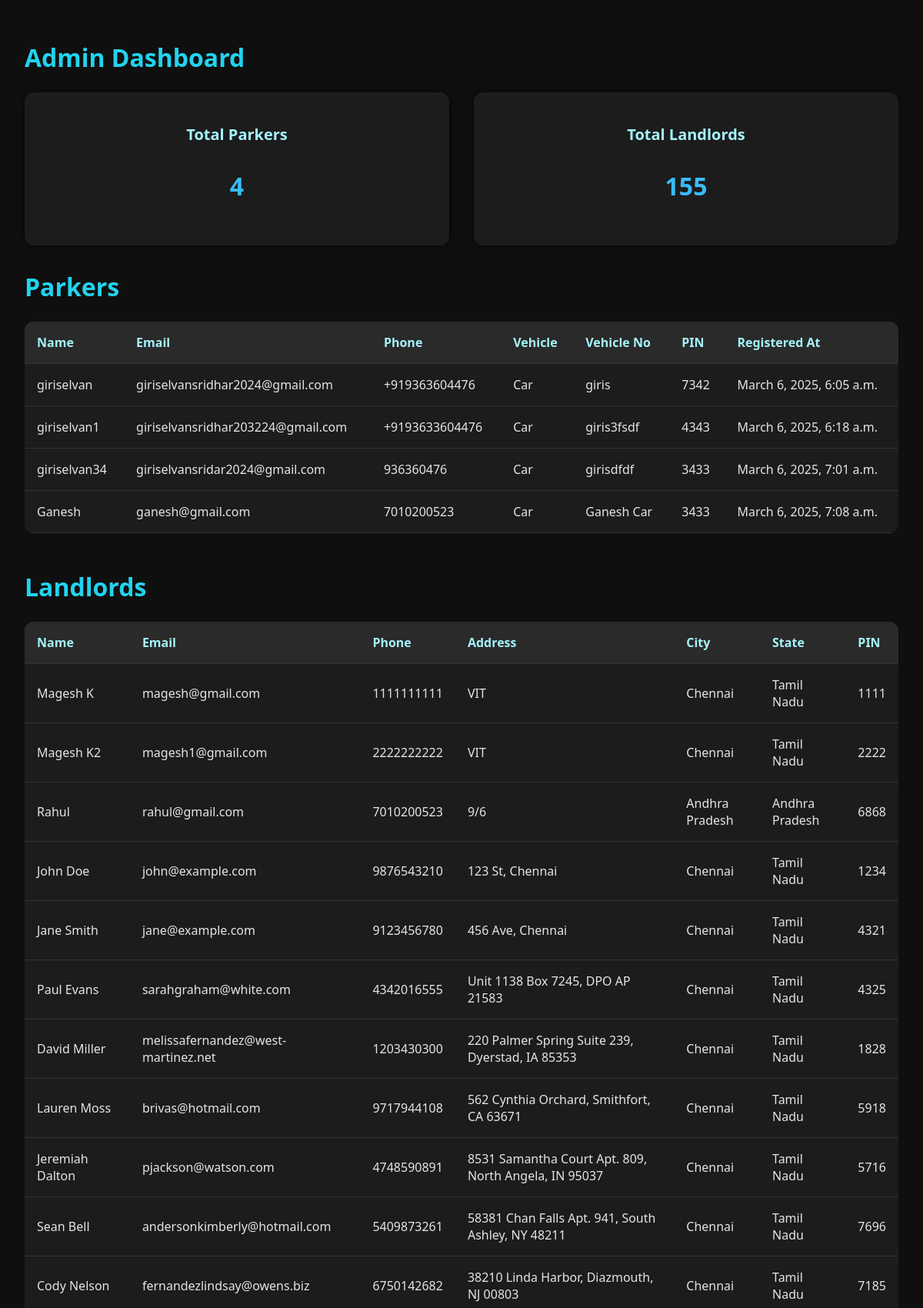
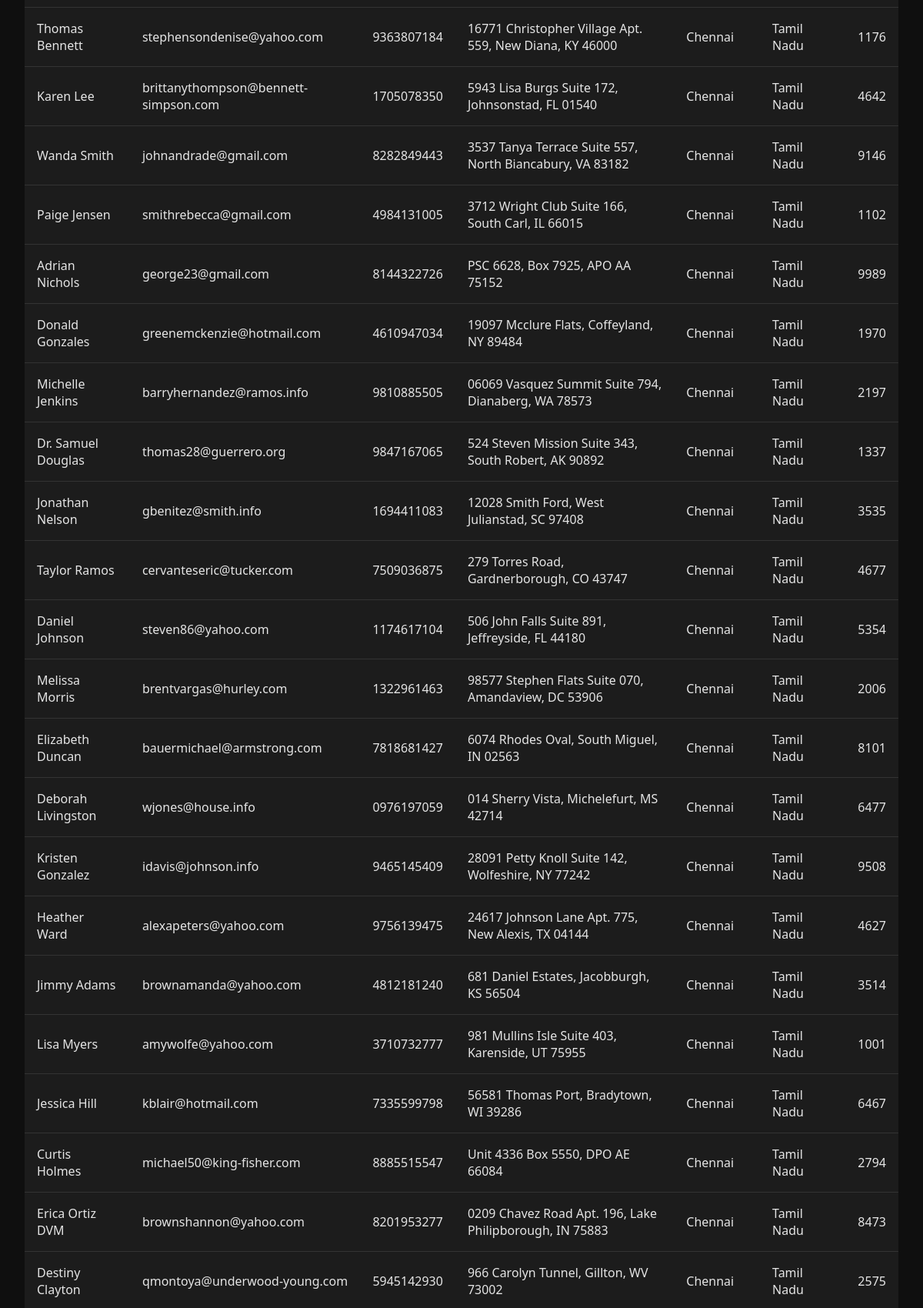
/dashboard/ (upper part), run on the app's committed database (2 pictures, top to bottom).
### Authentication/models.py (models this page shows, shortened)
class Parker(models.Model):
    name = models.CharField(max_length=100)
    email = models.EmailField(unique=True)
    phone = models.CharField(max_length=15, unique=True)
    vehicle_type = models.CharField(max_length=10, choices=[('car', 'Car'), ('bike', 'Bike')], default="car")
    vehicle_number = models.CharField(max_length=20, unique=True)  # Correct field name
    pin = models.CharField(max_length=4)
    registered_at = models.DateTimeField(auto_now_add=True)

class Landlord(models.Model):
    name = models.CharField(max_length=255)
    email = models.EmailField(unique=True)
    phone = models.CharField(max_length=15)
    pincode = models.CharField(max_length=10)
    address = models.TextField()
    area = models.CharField(max_length=255)
    landmark = models.CharField(max_length=255, blank=True, null=True)
    city = models.CharField(max_length=100)
    state = models.CharField(max_length=100)
    country = models.CharField(max_length=100)
    pin = models.CharField(max_length=255)  # Password
    latitude = models.DecimalField(max_digits=12, decimal_places=10, null=True, blank=True)
    longitude = models.DecimalField(max_digits=13, decimal_places=10, null=True, blank=True)
    profile_image = models.ImageField(upload_to='landlord_images/', null=True, blank=True)

### Authentication/views.py (the view)
# urls.py: path('dashboard/', views.dashboard_view, name='dashboard')
def dashboard_view(request):
    return render(request, 'dashboard.html', {
        'parkers': Parker.objects.all(),
        'landlords': Landlord.objects.all(),
    })

### parker_main/templates/dashboard.html (shortened to what this page needs)
{% load static %}
<!DOCTYPE html>
<html lang="en">
<head>
</head>
<body>
  <h1>Admin Dashboard</h1>
  <div class="stats">
    <div class="card">
      <h2>Total Parkers</h2>
      <p>{{ parkers|length }}</p>
    </div>
    <div class="card">
      <h2>Total Landlords</h2>
      <p>{{ landlords|length }}</p>
    </div>
  </div>
  <div class="section">
    <h1>Parkers</h1>
    {% if parkers %}
    <table>
      <thead>
        <tr>
          <th>Name</th>
          <th>Email</th>
          <th>Phone</th>
          <th>Vehicle</th>
          <th>Vehicle No</th>
          <th>PIN</th>
          <th>Registered At</th>
        </tr>
      </thead>
      <tbody>
        {% for p in parkers %}
        <tr>
          <td>{{ p.name }}</td>
          <td>{{ p.email }}</td>
          <td>{{ p.phone }}</td>
          <td>{{ p.vehicle_type|capfirst }}</td>
          <td>{{ p.vehicle_number }}</td>
          <td>{{ p.pin }}</td>
          <td>{{ p.registered_at }}</td>
        </tr>
        {% endfor %}
      </tbody>
    </table>
    {% else %}
      <p class="empty">No parkers found.</p>
    {% endif %}
  </div>
  <div class="section">
    <h1>Landlords</h1>
    {% if landlords %}
    <table>
      <thead>
        <tr>
          <th>Name</th>
          <th>Email</th>
          <th>Phone</th>
          <th>Address</th>
          <th>City</th>
          <th>State</th>
          <th>PIN</th>
        </tr>
      </thead>
      <tbody>
        {% for l in landlords %}
        <tr>
          <td>{{ l.name }}</td>
          <td>{{ l.email }}</td>
          <td>{{ l.phone }}</td>
          <td>{{ l.address }}</td>
          <td>{{ l.city }}</td>
          <td>{{ l.state }}</td>
          <td>{{ l.pin }}</td>
        </tr>
        {% endfor %}
      </tbody>
    </table>
    {% else %}
      <p class="empty">No landlords found.</p>
    {% endif %}
  </div>
</body>
</html>

### parker_main/templates/dashboard.html (style rules this page uses)
body { background-color: #0f0f0f; color: #e5e5e5; font-family: 'Segoe UI', sans-serif; margin: 0; padding: 2rem; }
h1 { color: #22d3ee; font-size: 2rem; margin-bottom: 1.5rem; }
.stats { display: flex; gap: 2rem; margin-bottom: 2rem; }
.card { background-color: #1c1c1c; padding: 1.5rem 2rem; border-radius: 12px; box-shadow: 0 0 10px rgba(0,0,0,0.6); flex: 1; text-align: center; }
.card h2 { font-size: 1.25rem; color: #a5f3fc; margin-bottom: 0.5rem; }
.card p { font-size: 2rem; font-weight: bold; color: #38bdf8; }
.section { margin-bottom: 3rem; }
table { width: 100%; border-collapse: collapse; background-color: #1c1c1c; border-radius: 12px; overflow: hidden; margin-bottom: 1rem; }
th, td { padding: 1rem; text-align: left; border-bottom: 1px solid #333; }
th { background-color: #2a2a2a; color: #a5f3fc; font-weight: 600; }

### data on the page
Parker: name "giriselvan", email "giriselvansridhar2024@gmail.com", phone "+919363604476", vehicle_type "Car", vehicle_number "giris", pin "7342", registered_at "March 6, 2025, 6:05 a.m."
Parker: name "giriselvan1", email "giriselvansridhar203224@gmail.com", phone "+9193633604476", vehicle_type "Car", vehicle_number "giris3fsdf", pin "4343", registered_at "March 6, 2025, 6:18 a.m."
Parker: name "giriselvan34", email "giriselvansridar2024@gmail.com", phone "936360476", vehicle_type "Car", vehicle_number "girisdfdf", pin "3433", registered_at "March 6, 2025, 7:01 a.m."
Parker: name "Ganesh", email "ganesh@gmail.com", phone "7010200523", vehicle_type "Car", vehicle_number "Ganesh Car", pin "3433", registered_at "March 6, 2025, 7:08 a.m."
Landlord: name "Magesh K", email "magesh@gmail.com", phone "1111111111", address "VIT", city "Chennai", state "Tamil Nadu", pin "1111"
Landlord: name "Magesh K2", email "magesh1@gmail.com", phone "2222222222", address "VIT", city "Chennai", state "Tamil Nadu", pin "2222"
Landlord: name "Rahul", email "rahul@gmail.com", phone "7010200523", address "9/6", city "Andhra Pradesh", state "Andhra Pradesh", pin "6868"
Landlord: name "John Doe", email "john@example.com", phone "9876543210", address "123 St, Chennai", city "Chennai", state "Tamil Nadu", pin "1234"
Landlord: name "Jane Smith", email "jane@example.com", phone "9123456780", address "456 Ave, Chennai", city "Chennai", state "Tamil Nadu", pin "4321"
Landlord: name "Paul Evans", email "sarahgraham@white.com", phone "4342016555", address "Unit 1138 Box 7245, DPO AP 21583", city "Chennai", state "Tamil Nadu", pin "4325"
Landlord: name "David Miller", email "melissafernandez@west-martinez.net", phone "1203430300", address "220 Palmer Spring Suite 239, Dyerstad, IA 85353", city "Chennai", state "Tamil Nadu", pin "1828"
Landlord: name "Lauren Moss", email "brivas@hotmail.com", phone "9717944108", address "562 Cynthia Orchard, Smithfort, CA 63671", city "Chennai", state "Tamil Nadu", pin "5918"
Landlord: name "Jeremiah Dalton", email "pjackson@watson.com", phone "4748590891", address "8531 Samantha Court Apt. 809, North Angela, IN 95037", city "Chennai", state "Tamil Nadu", pin "5716"
Landlord: name "Sean Bell", email "andersonkimberly@hotmail.com", phone "5409873261", address "58381 Chan Falls Apt. 941, South Ashley, NY 48211", city "Chennai", state "Tamil Nadu", pin "7696"
Landlord: name "Cody Nelson", email "fernandezlindsay@owens.biz", phone "6750142682", address "38210 Linda Harbor, Diazmouth, NJ 00803", city "Chennai", state "Tamil Nadu", pin "7185"
Landlord: name "Thomas Bennett", email "stephensondenise@yahoo.com", phone "9363807184", address "16771 Christopher Village Apt. 559, New Diana, KY 46000", city "Chennai", state "Tamil Nadu", pin "1176"
Landlord: name "Karen Lee", email "brittanythompson@bennett-simpson.com", phone "1705078350", address "5943 Lisa Burgs Suite 172, Johnsonstad, FL 01540", city "Chennai", state "Tamil Nadu", pin "4642"
Landlord: name "Wanda Smith", email "johnandrade@gmail.com", phone "8282849443", address "3537 Tanya Terrace Suite 557, North Biancabury, VA 83182", city "Chennai", state "Tamil Nadu", pin "9146"
Landlord: name "Paige Jensen", email "smithrebecca@gmail.com", phone "4984131005", address "3712 Wright Club Suite 166, South Carl, IL 66015", city "Chennai", state "Tamil Nadu", pin "1102"
Landlord: name "Adrian Nichols", email "george23@gmail.com", phone "8144322726", address "PSC 6628, Box 7925, APO AA 75152", city "Chennai", state "Tamil Nadu", pin "9989"
Landlord: name "Donald Gonzales", email "greenemckenzie@hotmail.com", phone "4610947034", address "19097 Mcclure Flats, Coffeyland, NY 89484", city "Chennai", state "Tamil Nadu", pin "1970"
Landlord: name "Michelle Jenkins", email "barryhernandez@ramos.info", phone "9810885505", address "06069 Vasquez Summit Suite 794, Dianaberg, WA 78573", city "Chennai", state "Tamil Nadu", pin "2197"
Landlord: name "Dr. Samuel Douglas", email "thomas28@guerrero.org", phone "9847167065", address "524 Steven Mission Suite 343, South Robert, AK 90892", city "Chennai", state "Tamil Nadu", pin "1337"
Landlord: name "Jonathan Nelson", email "gbenitez@smith.info", phone "1694411083", address "12028 Smith Ford, West Julianstad, SC 97408", city "Chennai", state "Tamil Nadu", pin "3535"
Landlord: name "Taylor Ramos", email "cervanteseric@tucker.com", phone "7509036875", address "279 Torres Road, Gardnerborough, CO 43747", city "Chennai", state "Tamil Nadu", pin "4677"
Landlord: name "Daniel Johnson", email "steven86@yahoo.com", phone "1174617104", address "506 John Falls Suite 891, Jeffreyside, FL 44180", city "Chennai", state "Tamil Nadu", pin "5354"
Landlord: name "Melissa Morris", email "brentvargas@hurley.com", phone "1322961463", address "98577 Stephen Flats Suite 070, Amandaview, DC 53906", city "Chennai", state "Tamil Nadu", pin "2006"
Landlord: name "Elizabeth Duncan", email "bauermichael@armstrong.com", phone "7818681427", address "6074 Rhodes Oval, South Miguel, IN 02563", city "Chennai", state "Tamil Nadu", pin "8101"
Landlord: name "Deborah Livingston", email "wjones@house.info", phone "0976197059", address "014 Sherry Vista, Michelefurt, MS 42714", city "Chennai", state "Tamil Nadu", pin "6477"
Landlord: name "Kristen Gonzalez", email "idavis@johnson.info", phone "9465145409", address "28091 Petty Knoll Suite 142, Wolfeshire, NY 77242", city "Chennai", state "Tamil Nadu", pin "9508"
Landlord: name "Heather Ward", email "alexapeters@yahoo.com", phone "9756139475", address "24617 Johnson Lane Apt. 775, New Alexis, TX 04144", city "Chennai", state "Tamil Nadu", pin "4627"
Landlord: name "Jimmy Adams", email "brownamanda@yahoo.com", phone "4812181240", address "681 Daniel Estates, Jacobburgh, KS 56504", city "Chennai", state "Tamil Nadu", pin "3514"
Landlord: name "Lisa Myers", email "amywolfe@yahoo.com", phone "3710732777", address "981 Mullins Isle Suite 403, Karenside, UT 75955", city "Chennai", state "Tamil Nadu", pin "1001"
Landlord: name "Jessica Hill", email "kblair@hotmail.com", phone "7335599798", address "56581 Thomas Port, Bradytown, WI 39286", city "Chennai", state "Tamil Nadu", pin "6467"
Landlord: name "Curtis Holmes", email "michael50@king-fisher.com", phone "8885515547", address "Unit 4336 Box 5550, DPO AE 66084", city "Chennai", state "Tamil Nadu", pin "2794"
Landlord: name "Erica Ortiz DVM", email "brownshannon@yahoo.com", phone "8201953277", address "0209 Chavez Road Apt. 196, Lake Philipborough, IN 75883", city "Chennai", state "Tamil Nadu", pin "8473"
Landlord: name "Destiny Clayton", email "qmontoya@underwood-young.com", phone "5945142930", address "966 Carolyn Tunnel, Gillton, WV 73002", city "Chennai", state "Tamil Nadu", pin "2575"

### other printed values
{{ parkers|length }} "4"
{{ landlords|length }} "155"
